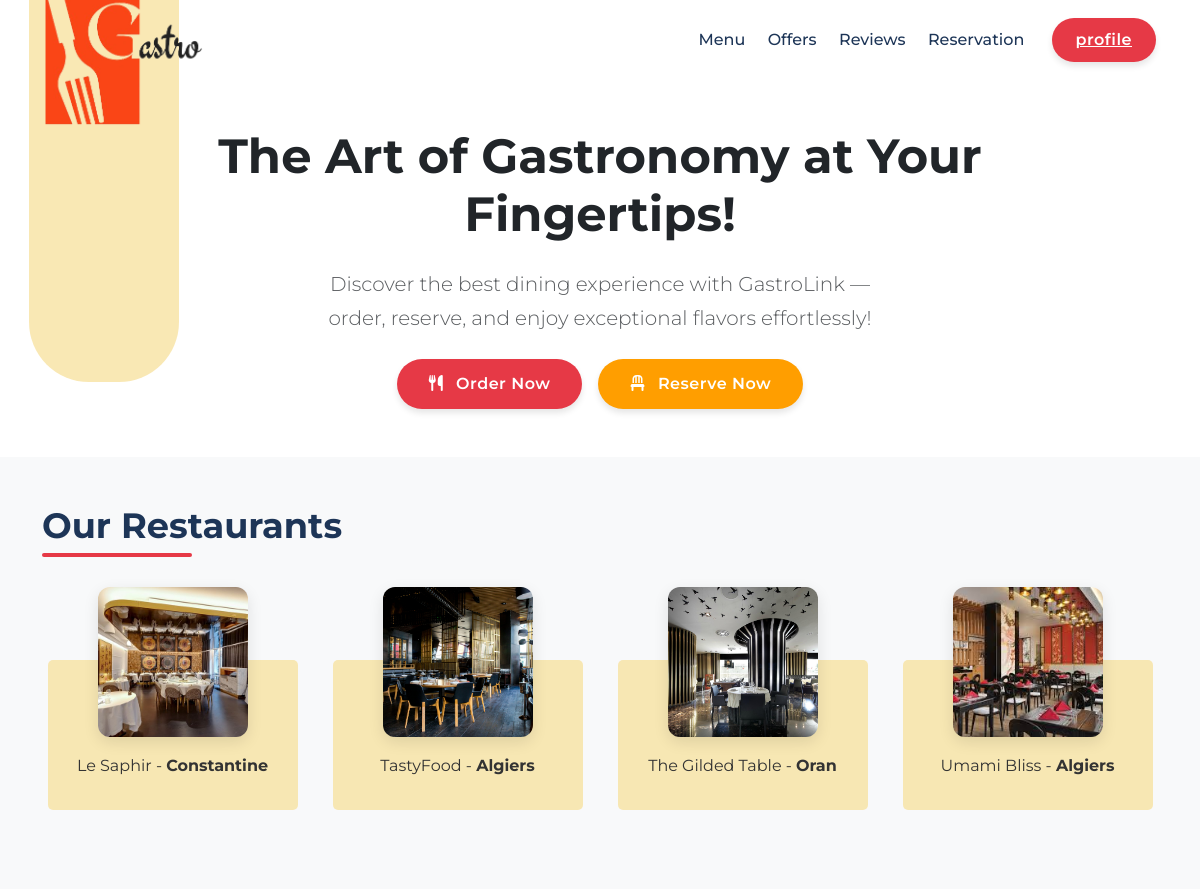
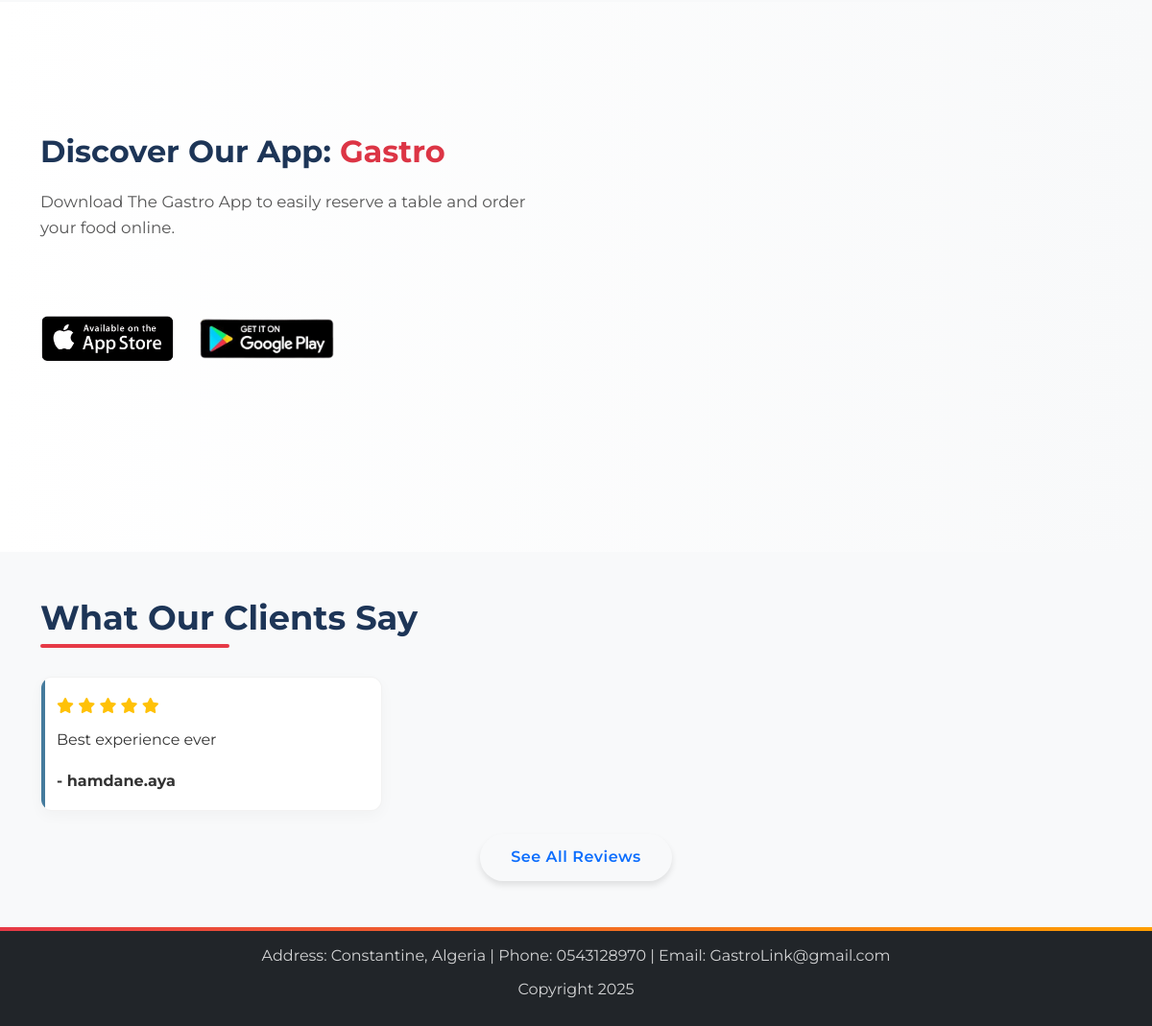
Screenshot of /restaurant/Gastrolink/ (signed in) with the database file from the repository (2 pictures, top to bottom).
### restaurant/models.py (models this page shows, shortened)
class Restaurant(models.Model):
    name = models.CharField(max_length=100)
    address = models.CharField(max_length=255)
    city = models.CharField(max_length=100)
    phone = models.CharField(max_length=20)
    email = models.EmailField()
    image = models.ImageField(upload_to='restaurant_images/', blank=True, null=True)

class Client(models.Model):
    user = models.OneToOneField(User, on_delete=models.CASCADE, primary_key=True)
    loyality_points = models.IntegerField(default=0)

class User(AbstractUser):
    USER_TYPES = (
        ('PDG', 'PDG'),
        ('MANAGER', 'Manager'),
        ('CHEF', 'Chef'),
        ('SERVER', 'Server'),
        ('DELIVERY', 'Delivery Person'),
        ('CLIENT', 'Client'),
        ('SUPPLIER', 'Supplier'),
    )
    user_type = models.CharField(max_length=10, choices=USER_TYPES)
    phone = models.CharField(max_length=20)
    groups = models.ManyToManyField(
        'auth.Group',
        verbose_name='groups',
        blank=True,
        help_text='The groups this user belongs to.',
        related_name="restaurant_user_groups",
        related_query_name="restaurant_user",
    )
    user_permissions = models.ManyToManyField(
        'auth.Permission',
        verbose_name='user permissions',
        blank=True,
        help_text='Specific permissions for this user.',
        related_name="restaurant_user_permissions",
        related_query_name="restaurant_user",
    )

### feedback/models.py (models this page shows)
class Review(models.Model):
    client = models.ForeignKey(Client, on_delete=models.CASCADE)
    rating = models.PositiveSmallIntegerField()
    comment = models.TextField()
    date = models.DateField(auto_now_add=True)

### restaurant/views.py (the view)
# urls.py: path('Gastrolink/', views.landing_page , name='landing_page'),
def landing_page(request):
    restaurants = Restaurant.objects.all()[:4]
    reviews = Review.objects.select_related('client__user').order_by('-date')[:5]
    context = {
        'restaurants': restaurants,
        'reviews': reviews,
    }
    return render(request, 'client/landingPage.html', context)

### templates/client/landingPage.html (shortened to what this page needs)
<!DOCTYPE html>
{% load static %}
<html lang="en">
<head>
    <link href="https://cdn.jsdelivr.net/npm/bootstrap@5.3.2/dist/css/bootstrap.min.css" rel="stylesheet">
    <link rel="stylesheet" href="https://cdnjs.cloudflare.com/ajax/libs/font-awesome/6.4.0/css/all.min.css">
    <link rel="stylesheet" href="{% static 'styles/client/landingPage.css' %}">
</head>
<body>
    <nav class="navbar navbar-expand-lg navbar-light bg-white shadow-sm">
        <div class="container">
            <a class="navbar-brand" href="{% url 'landing_page' %}">
                <img src="{% static 'images/GASTRO_LINK-.png' %}" alt="GastroLink" class="logo">
            </a>
            <div class="collapse navbar-collapse" id="navbarNav">
                <ul class="navbar-nav ms-auto">
                    <li class="nav-item"><a class="nav-link" href="{% url 'order' %}">Menu</a></li>
                    <li class="nav-item"><a class="nav-link" href="{% url 'client_offers' %}">Offers</a></li>
                    <li class="nav-item"><a class="nav-link" href="{% url 'review_list' %}">Reviews</a></li>
                    <li class="nav-item"><a class="nav-link" href="{% url 'create_reservation' %}">Reservation</a></li>
                </ul>
                <a href="{% url 'profile' %}" class="btn-signin">profile</a>
            </div>
        </div>
    </nav>
    <header class="text-center py-5 bg-white">
        <div class="container">
            <h1 class="display-5 fw-bold text-dark">The Art of Gastronomy at Your Fingertips!</h1>
            <p class="lead text-muted mx-auto" style="max-width: 600px;">
                Discover the best dining experience with GastroLink — order, reserve, and enjoy exceptional flavors effortlessly!
            </p>
            <div class="mt-4 d-flex flex-column flex-sm-row justify-content-center gap-3">
                <a href="{% url 'order' %}" class="btn btn-danger"><i class="fas fa-utensils me-2"></i> Order Now</a>
                <a href="{% url 'create_reservation' %}" class="btn btn-warning"><i class="fas fa-chair me-2"></i> Reserve Now</a>
            </div>
        </div>
    </header>
    <section class="container my-5">
        <h2 class="text-center">Our Restaurants</h2>
        <div class="row text-center">
            {% for restaurant in restaurants %}
            <div class="col-md-3">
                <div class="dish-container">
                    {% if restaurant.image %}
                    <img src="{{ restaurant.image.url }}" class="dish-img" alt="{{ restaurant.name }}">
                    {% else %}
                    <img src="{% static 'images/default-restaurant.jpg' %}" class="dish-img" alt="Default Restaurant Image">
                    {% endif %}
                    <p class="dish-name">{{ restaurant.name }} - <strong>{{ restaurant.city }}</strong></p>
                </div>
            </div>
            {% endfor %}
        </div>
    </section>
    <section class="app bg-light py-5">
        <div class="container">
            <div class="row align-items-center">
                <div class="col-md-6 order-md-1">
                    <h2>Discover Our App: <span class="text-danger">Gastro</span></h2>
                    <p>Download The Gastro App to easily reserve a table and order your food online.</p>
                    <div class="d-flex gap-3 mt-4">
                        <img src="{% static 'images/appstore.png' %}" alt="App Store" class="store-button">
                        <img src="{% static 'images/googleplay.png' %}" alt="Google Play" class="store-button">
                    </div>
                </div>
                <div class="col-md-6 order-md-2 text-center">
                </div>
            </div>
        </div>
    </section>
    <section class="container my-5">
        <h2 class="text-center">What Our Clients Say</h2>
        <div class="row">
            {% for review in reviews %}
            <div class="col-md-4">
                <div class="p-3 border rounded">
                    <div class="mb-2">
                        {% for i in "12345" %}
                            {% if forloop.counter <= review.rating %}
                                <i class="fas fa-star text-warning"></i>
                            {% else %}
                                <i class="far fa-star text-warning"></i>
                            {% endif %}
                        {% endfor %}
                    </div>
                    <p>{{ review.comment }}</p>
                    <strong>- {{ review.client.user.get_full_name|default:review.client.user.username }}</strong>
                </div>
            </div>
            {% endfor %}
        </div>
        <div class="text-center mt-4">
            <a href="{% url 'review_list' %}" class="btn btn-outline-primary">See All Reviews</a>
        </div>
    </section>
    <footer class="bg-dark text-center py-3">
        <p>Address: Constantine, Algeria | Phone: 0543128970 | Email: GastroLink@gmail.com</p>
        <p>Copyright 2025</p>
    </footer>
</body>
</html>

### static/styles/client/landingPage.css (style rules this page uses)
:root { --primary: #e63946; --secondary: #f4a261; --light: #f1faee; --dark: #1d3557; --accent: #457b9d; --warning: #ff9e00; }
body { font-family: 'Montserrat', 'Segoe UI', sans-serif; line-height: 1.7; color: #333; background-color: #f8f9fa; }
.navbar { height: 80px; padding: 0 2rem; box-shadow: 0 2px 15px rgba(0,0,0,0.1); background-color: white !important; }
.navbar-brand { position: relative; z-index: 1; }
.navbar-brand::before { content: ''; position: absolute; top: -15px; left: -15px; width: 150px; height: 450px; background-color: #F8E3A2; border-radius: 0 0 60px 60px; z-index: -2; opacity: 0.8; }
.logo { width: 160px; transition: transform 0.3s ease; margin-top: 10px; }
.navbar-nav .nav-link { padding: 0.5rem 1.2rem; font-weight: 500; color: var(--dark) !important; position: relative; margin: 0 0.2rem; }
.navbar-nav .nav-link:after { content: ''; position: absolute; width: 0; height: 2px; bottom: 0; left: 0; background-color: var(--primary); transition: width 0.3s ease; }
.btn-signin { background-color: var(--primary); color: white; padding: 0.5rem 1.5rem; border-radius: 30px; font-weight: 600; letter-spacing: 0.5px; transition: all 0.3s ease; margin-left: 1rem; box-shadow: 0 4px 6px rgba(0,0,0,0.1); }
header { padding: 5rem 0; background: white; position: relative; overflow: hidden; }
header h1 { font-size: 2.8rem; font-weight: 700; color: var(--dark); margin-bottom: 1.5rem; line-height: 1.3; text-align: center; margin-left: 100px; margin-right: 100px; }
header p { font-size: 1.2rem; color: #555; max-width: 600px; text-align: center; margin: 0 auto; }
.btn { padding: 0.8rem 2rem; border-radius: 30px; font-weight: 600; letter-spacing: 0.5px; transition: all 0.3s ease; box-shadow: 0 4px 6px rgba(0,0,0,0.1); border: none; }
.btn-danger { background-color: var(--primary); }
.btn-warning { background-color: var(--warning); color: white; }
.dish-container { position: relative; margin-bottom: 3rem; text-align: center; }
.dish-container::after { content: ''; position: absolute; bottom: -15px; left: 50%; transform: translateX(-50%); width: 250px; height: 150px; background-color: #F8E3A2; opacity: 0.8; border-radius: 5px; z-index: -1; }
.dish-img { width: 150px; height: 150px; object-fit: cover; border-radius: 12px; box-shadow: 0 5px 15px rgba(0,0,0,0.1); margin-bottom: 15px; transition: all 0.4s ease; }
.dish-name { position: relative; z-index: 1; padding: 0 10px; display: inline-block; }
.container.my-5 h2 { font-size: 2.2rem; font-weight: 700; color: var(--dark); margin-bottom: 2.5rem; position: relative; display: inline-block; }
.container.my-5 h2:after { content: ''; position: absolute; width: 50%; height: 4px; background: var(--primary); bottom: -10px; left: 0; border-radius: 2px; }
.app { padding: 4rem 0; background: linear-gradient(to right, #ffffff 0%, #f8f9fa 100%); }
.app h2 { font-size: 2rem; color: var(--dark); margin-bottom: 1.2rem; font-weight: 700; }
.app h2 span { color: var(--primary); }
.app p { font-size: 1.05rem; color: #555; margin-bottom: 2rem; line-height: 1.6; }
.store-button { width: 140px; height: auto; margin: 0 10px 15px 0; transition: all 0.3s ease; border-radius: 12px; }
.p-3.border.rounded { border-radius: 12px !important; background: white; border: 1px solid rgba(0,0,0,0.05) !important; box-shadow: 0 5px 15px rgba(0,0,0,0.03); transition: all 0.3s ease; position: relative; overflow: hidden; }
.p-3.border.rounded:before { content: ''; position: absolute; top: 0; left: 0; width: 4px; height: 100%; background: var(--accent); }
footer { background: var(--dark); color: white; padding: 2.5rem 0; position: relative; }
footer:before { content: ''; position: absolute; top: 0; left: 0; width: 100%; height: 4px; background: linear-gradient(to right, var(--primary), var(--warning)); }
footer p { margin-bottom: 0.5rem; color: rgba(255,255,255,0.8); }

### rows the page displays
Restaurant: image (picture), name "Le Saphir", city "Constantine"
Restaurant: image (picture), name "TastyFood", city "Algiers"
Restaurant: image (picture), name "The Gilded Table", city "Oran"
Restaurant: image (picture), name "Umami Bliss", city "Algiers"
Review: rating 5 (drawn), comment "Best experience ever", client.user.get_full_name "hamdane.aya"
